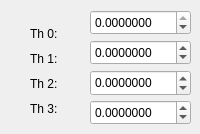
    <widget class="QWidget" name="tabManipulation">
     <attribute name="title">
      <string>Manipulation</string>
     </attribute>
     <widget class="QDoubleSpinBox" name="laTxtAngles3">
      <property name="geometry">
       <rect>
        <x>90</x>
        <y>100</y>
        <width>101</width>
        <height>25</height>
       </rect>
      </property>
      <property name="keyboardTracking">
       <bool>false</bool>
      </property>
      <property name="decimals">
       <number>7</number>
      </property>
      <property name="minimum">
       <double>-3.141600000000000</double>
      </property>
      <property name="maximum">
       <double>3.141600000000000</double>
      </property>
      <property name="singleStep">
       <double>0.100000000000000</double>
      </property>
     </widget>
     <widget class="QLabel" name="laLblAngles3">
      <property name="geometry">
       <rect>
        <x>30</x>
        <y>100</y>
        <width>41</width>
        <height>17</height>
       </rect>
      </property>
      <property name="text">
       <string>Th 3:</string>
      </property>
     </widget>
     <widget class="QLabel" name="laLblAngles1">
      <property name="geometry">
       <rect>
        <x>30</x>
        <y>50</y>
        <width>41</width>
        <height>17</height>
       </rect>
      </property>
      <property name="text">
       <string>Th 1:</string>
      </property>
     </widget>
     <widget class="QLabel" name="laLblAngles0">
      <property name="geometry">
       <rect>
        <x>30</x>
        <y>25</y>
        <width>41</width>
        <height>17</height>
       </rect>
      </property>
      <property name="text">
       <string>Th 0:</string>
      </property>
     </widget>
     <widget class="QLabel" name="laLblAngles2">
      <property name="geometry">
       <rect>
        <x>30</x>
        <y>75</y>
        <width>41</width>
        <height>17</height>
       </rect>
      </property>
      <property name="text">
       <string>Th 2:</string>
      </property>
     </widget>
     <widget class="QDoubleSpinBox" name="laTxtAngles1">
      <property name="geometry">
       <rect>
        <x>90</x>
        <y>40</y>
        <width>101</width>
        <height>25</height>
       </rect>
      </property>
      <property name="keyboardTracking">
       <bool>false</bool>
      </property>
      <property name="decimals">
       <number>7</number>
      </property>
      <property name="minimum">
       <double>-3.141600000000000</double>
      </property>
      <property name="maximum">
       <double>3.141600000000000</double>
      </property>
      <property name="singleStep">
       <double>0.100000000000000</double>
      </property>
      <property name="value">
       <double>0.000000000000000</double>
      </property>
     </widget>
     <widget class="QDoubleSpinBox" name="laTxtAngles0">
      <property name="geometry">
       <rect>
        <x>90</x>
        <y>10</y>
        <width>101</width>
        <height>25</height>
       </rect>
      </property>
      <property name="cursor">
       <cursorShape>ArrowCursor</cursorShape>
      </property>
      <property name="keyboardTracking">
       <bool>false</bool>
      </property>
      <property name="decimals">
       <number>7</number>
      </property>
      <property name="minimum">
       <double>-3.141592000000000</double>
      </property>
      <property name="maximum">
       <double>0.000000000000000</double>
      </property>
      <property name="singleStep">
       <double>0.100000000000000</double>
      </property>
     </widget>
     <widget class="QDoubleSpinBox" name="laTxtAngles2">
      <property name="geometry">
       <rect>
        <x>90</x>
        <y>70</y>
        <width>101</width>
        <height>26</height>
       </rect>
      </property>
      <property name="decimals">
       <number>7</number>
      </property>
      <property name="minimum">
       <double>-3.141592000000000</double>
      </property>
      <property name="maximum">
       <double>3.141592000000000</double>
      </property>
      <property name="singleStep">
       <double>0.100000000000000</double>
      </property>
     </widget>
    </widget>
